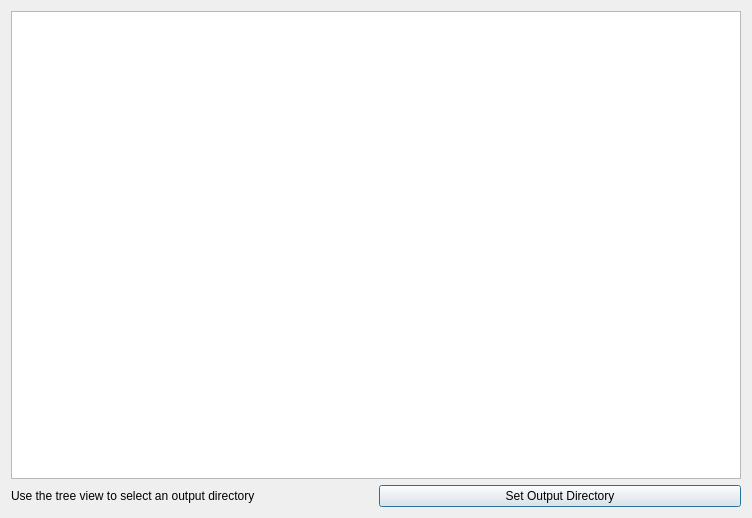
<?xml version="1.0" encoding="UTF-8"?>
<ui version="4.0">
 <class>OutputDirDialog</class>
 <widget class="QDialog" name="OutputDirDialog">
  <property name="geometry">
   <rect>
    <x>0</x>
    <y>0</y>
    <width>752</width>
    <height>518</height>
   </rect>
  </property>
  <property name="windowTitle">
   <string>Dialog</string>
  </property>
  <layout class="QVBoxLayout" name="verticalLayout_2">
   <item>
    <widget class="QTreeView" name="dirSelector"/>
   </item>
   <item>
    <layout class="QHBoxLayout" name="horizontalLayout">
     <item>
      <widget class="QLabel" name="label">
       <property name="text">
        <string>Use the tree view to select an output directory</string>
       </property>
      </widget>
     </item>
     <item>
      <widget class="QPushButton" name="pushButton">
       <property name="text">
        <string>Set Output Directory</string>
       </property>
      </widget>
     </item>
    </layout>
   </item>
  </layout>
 </widget>
 <resources/>
 <connections/>
</ui>
